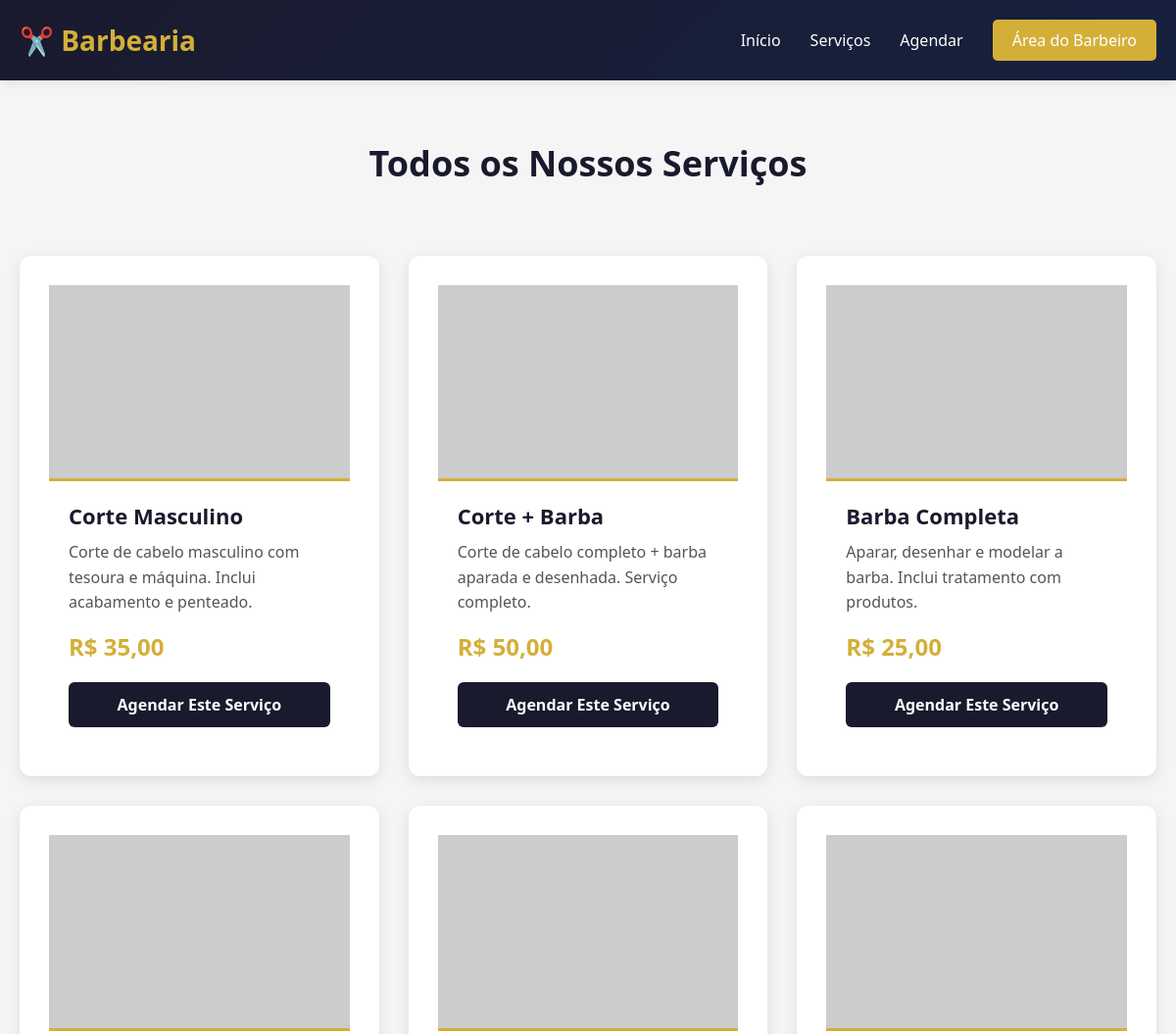
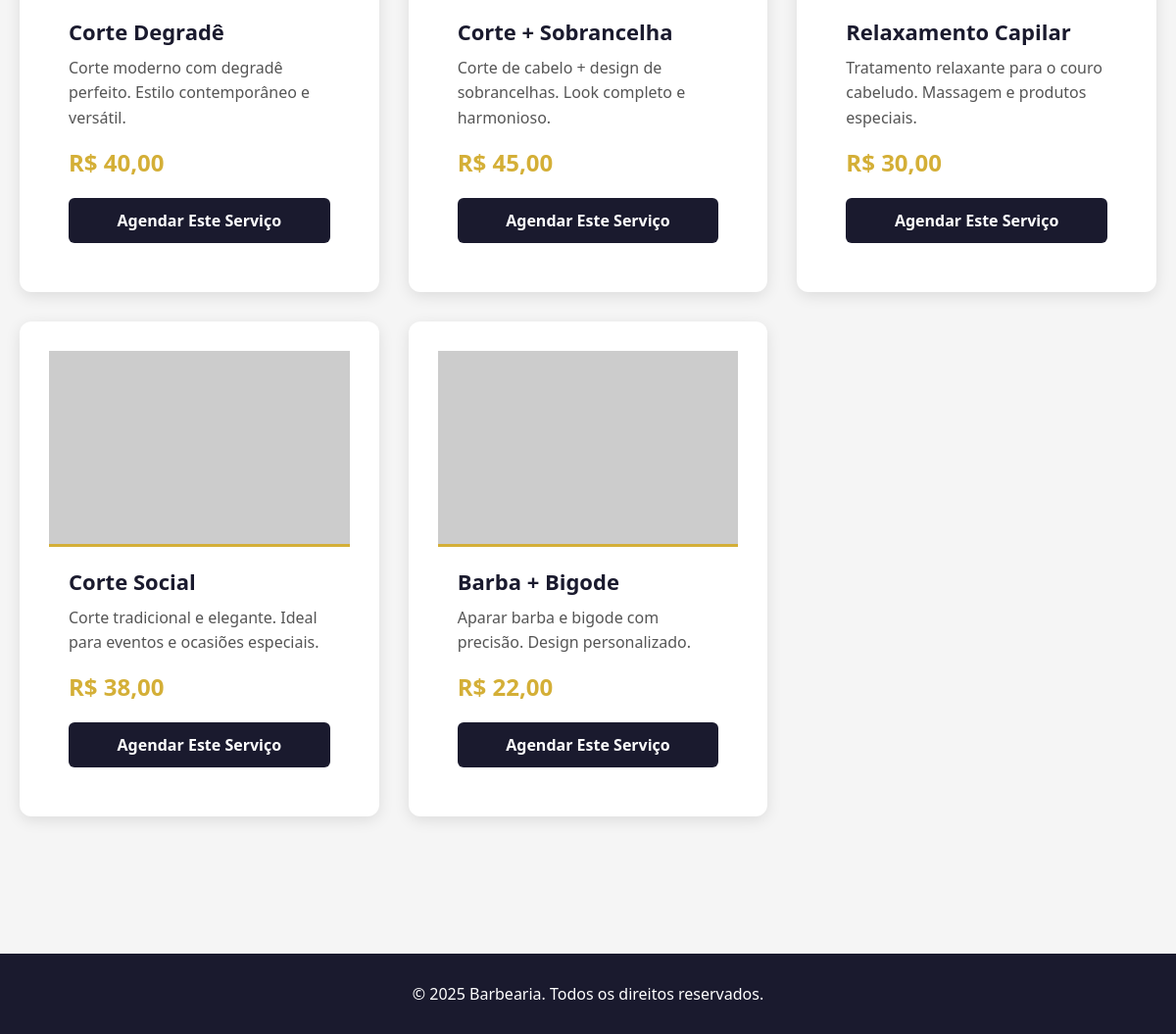
Page /servicos.php on the committed database (2 pictures, top to bottom).
### tables this page shows
CREATE TABLE `servicos` (
  `id` int(11) NOT NULL,
  `servico` varchar(100) NOT NULL,
  `descricao` text NOT NULL,
  `preco` decimal(10,2) NOT NULL,
  `imagem` text DEFAULT NULL
);

### servicos.php (the view, shortened to what this page needs)
<?php
    require_once("admin/conectaMYSQL.php");
?>
<!DOCTYPE html>
<html lang="pt-BR">
<head>
</head>
<body>
    <?php include_once 'topo.php' ?>
    <div class="container">
        <h2 class="section-title">Todos os Nossos Serviços</h2>
        <div class="services-grid">
            <?php
                $sql = "SELECT * FROM servicos";
                $resultado = mysqli_query($connect, $sql);
                if(mysqli_num_rows($resultado) > 0) {
                    while($servico = mysqli_fetch_array($resultado)) {
                        echo '<div class="service-card">';
                        echo '<img src="' . $servico['imagem'] . '" alt="Imagem do serviço" class="service-image">';
                        echo '<h3>' . ($servico['servico']) . '</h3>';
                        echo '<p>' . ($servico['descricao']) . '</p>';
                        echo '<div class="service-price">R$ ' . number_format($servico['preco'], 2, ',', '.') . '</div>';
                        echo '<a href="?query=agendar" class="btn-agendar">Agendar Este Serviço</a>';
                        echo '</div>';
                    }
                } else {
                    echo '<p style="grid-column: 1/-1; text-align: center; color: #666; padding: 40px;">Nenhum serviço disponível no momento.</p>';
                }
            ?>
        </div>
    </div>
    <footer>
        <p>&copy; 2025 Barbearia. Todos os direitos reservados.</p>
    </footer>
</body>
</html>

### topo.php
<header>
        <div class="header-container">
            <div class="logo">✂️ Barbearia</div>
            <nav class="nav-links">
                <a href="?query=home">Início</a>
                <a href="?query=servicos">Serviços</a>
                <a href="?query=agendar">Agendar</a>
                <a href="?query=login-barbeiro" class="btn-login">Área do Barbeiro</a>
            </nav>
        </div>
</header>

### servicos.php (style rules this page uses)
* { margin: 0; padding: 0; box-sizing: border-box; }
body { font-family: 'Segoe UI', Tahoma, Geneva, Verdana, sans-serif; background: #f5f5f5; color: #333; }
header { background: linear-gradient(135deg, #1a1a2e 0%, #16213e 100%); color: #fff; padding: 20px 0; box-shadow: 0 2px 10px rgba(0,0,0,0.1); }
.header-container { max-width: 1200px; margin: 0 auto; padding: 0 20px; display: flex; justify-content: space-between; align-items: center; }
.logo { font-size: 28px; font-weight: 700; color: #d4af37; }
.nav-links { display: flex; gap: 30px; align-items: center; }
.nav-links a { color: #fff; text-decoration: none; font-weight: 500; transition: color 0.3s ease; }
.btn-login { background: #d4af37; color: #1a1a2e; padding: 10px 20px; border-radius: 5px; text-decoration: none; font-weight: 600; transition: all 0.3s ease; }
.container { max-width: 1200px; margin: 0 auto; padding: 60px 20px; }
.section-title { text-align: center; font-size: 36px; margin-bottom: 50px; color: #1a1a2e; }
.services-grid { display: grid; grid-template-columns: repeat(auto-fit, minmax(300px, 1fr)); gap: 30px; }
.service-card { background: #fff; border-radius: 10px; padding: 30px; box-shadow: 0 5px 15px rgba(0,0,0,0.1); transition: all 0.3s ease; }
.service-card h3 { color: #1a1a2e; margin-bottom: 15px; font-size: 24px; }
.service-card p { color: #666; margin-bottom: 20px; line-height: 1.8; }
.service-price { font-size: 28px; font-weight: 700; color: #d4af37; margin-bottom: 20px; }
.btn-agendar { display: block; text-align: center; background: #1a1a2e; color: #fff; padding: 14px; border-radius: 5px; text-decoration: none; font-weight: 600; transition: all 0.3s ease; }
footer { background: #1a1a2e; color: #fff; text-align: center; padding: 30px 20px; margin-top: 60px; }
.services-grid { display: grid; grid-template-columns: repeat(auto-fit, minmax(280px, 1fr)); gap: 30px; padding: 20px 0; }
.service-card { background: #fff; border-radius: 12px; box-shadow: 0 4px 15px rgba(0,0,0,0.1); overflow: hidden; transition: all 0.3s ease; display: flex; flex-direction: column; }
.service-image { width: 100%; height: 200px; object-fit: cover; border-bottom: 3px solid #d4af37; }
.service-card h3 { font-size: 22px; font-weight: bold; color: #1a1a2e; margin: 20px 20px 10px 20px; }
.service-card p { color: #555; margin: 0 20px 15px 20px; line-height: 1.6; }
.service-price { margin: 0 20px; font-size: 24px; font-weight: bold; color: #d4af37; }
.btn-agendar { margin: 20px; padding: 12px; background: #1a1a2e; color: #fff; text-align: center; border-radius: 6px; text-decoration: none; font-weight: 600; transition: all 0.3s ease; }

### rows in the picture
servicos: servico "Corte Masculino", descricao "Corte de cabelo masculino com tesoura e máquina. Inclui acabamento e penteado.", preco "35,00"
servicos: servico "Corte + Barba", descricao "Corte de cabelo completo + barba aparada e desenhada. Serviço completo.", preco "50,00"
servicos: servico "Barba Completa", descricao "Aparar, desenhar e modelar a barba. Inclui tratamento com produtos.", preco "25,00"
servicos: servico "Corte Degradê", descricao "Corte moderno com degradê perfeito. Estilo contemporâneo e versátil.", preco "40,00"
servicos: servico "Corte + Sobrancelha", descricao "Corte de cabelo + design de sobrancelhas. Look completo e harmonioso.", preco "45,00"
servicos: servico "Relaxamento Capilar", descricao "Tratamento relaxante para o couro cabeludo. Massagem e produtos especiais.", preco "30,00"
servicos: servico "Corte Social", descricao "Corte tradicional e elegante. Ideal para eventos e ocasiões especiais.", preco "38,00"
servicos: servico "Barba + Bigode", descricao "Aparar barba e bigode com precisão. Design personalizado.", preco "22,00"
